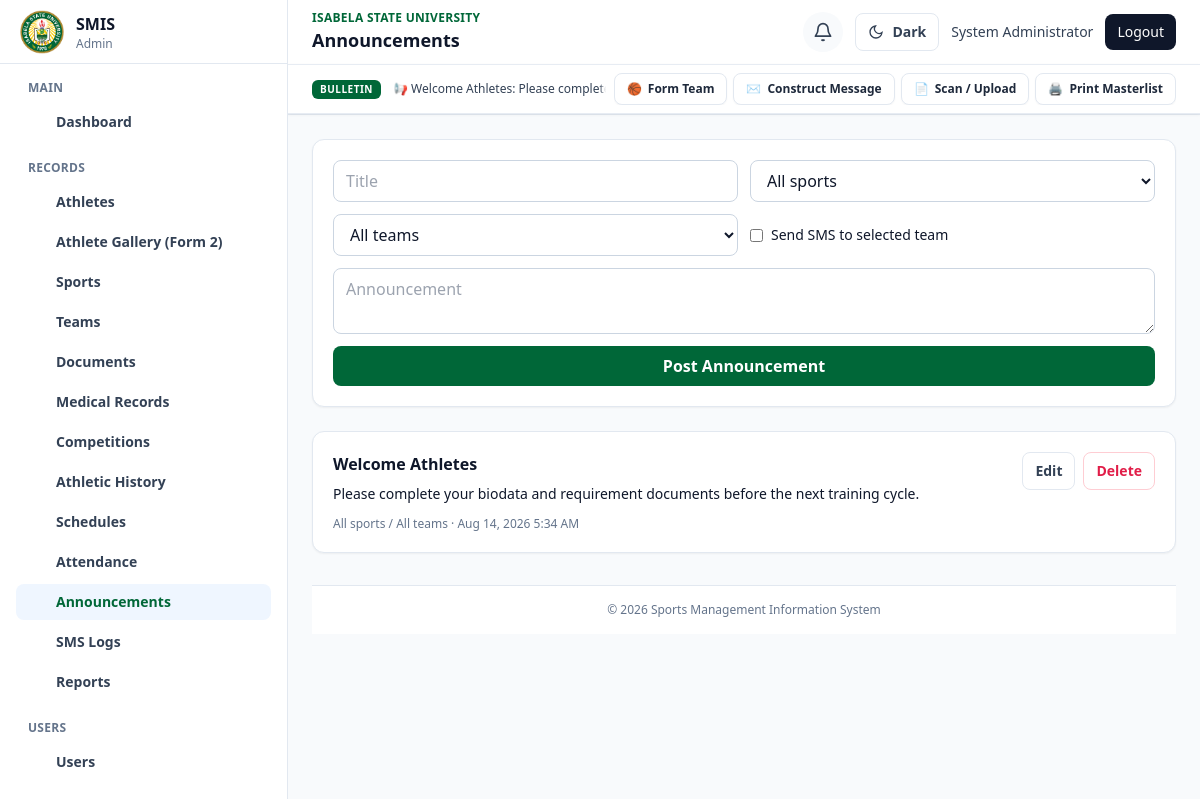
/index.php?page=announcements (signed in), run on the app's committed database.
### tables this page shows
CREATE TABLE announcements (
    id INT AUTO_INCREMENT PRIMARY KEY,
    title VARCHAR(180) NOT NULL,
    body TEXT NOT NULL,
    sport_id INT NULL,
    team_id INT NULL,
    created_by INT NULL,
    created_at TIMESTAMP DEFAULT CURRENT_TIMESTAMP,
    FOREIGN KEY (sport_id) REFERENCES sports(id) ON DELETE SET NULL,
    FOREIGN KEY (team_id) REFERENCES teams(id) ON DELETE SET NULL,
    FOREIGN KEY (created_by) REFERENCES users(id) ON DELETE SET NULL
);

CREATE TABLE users (
    id INT AUTO_INCREMENT PRIMARY KEY,
    name VARCHAR(120) NOT NULL,
    email VARCHAR(160) NOT NULL UNIQUE,
    phone_number VARCHAR(30) NULL,
    password VARCHAR(255) NOT NULL,
    role ENUM('admin','sports_coordinator','coach','athlete') NOT NULL DEFAULT 'athlete',
    status ENUM('active','inactive') NOT NULL DEFAULT 'active',
    created_at TIMESTAMP DEFAULT CURRENT_TIMESTAMP
);

### public/index.php (called while the page is built, shortened)
<?php
require_once __DIR__ . '/../app/helpers/auth.php';
$role = current_user()['role'];
$page = preg_replace('/[^a-z_]/', '', $_GET['page'] ?? 'dashboard');
require __DIR__ . '/../app/views/' . $routes[$role][$page];

### app/helpers/functions.php (called while the page is built, shortened)
<?php
function e(?string $value): string
{
    return htmlspecialchars((string)$value, ENT_QUOTES, 'UTF-8');
}
function format_datetime_12(?string $datetime): string
{
    $timestamp = strtotime($datetime);
    return $timestamp ? date('M j, Y g:i A', $timestamp) : $datetime;
}
function app_url(string $path = ''): string
{
    $root = project_root_url();
    return $root . '/' . ltrim($path, '/');
}
function project_url(string $path = ''): string
{
    $root = project_root_url();
    return $root . '/' . ltrim($path, '/');
}
function project_root_url(): string
{
    $script = str_replace('\\', '/', $_SERVER['SCRIPT_NAME'] ?? '');
    $root = preg_replace('#/(public|app)(/.*)?$#', '', $script);
    if ($root === $script) {
        $root = preg_replace('#/[^/]*\.php$#', '', $script);
    }
    return $root ?: '';
}
function school_name(): string
{
    return app_setting('school_name', 'School / Client Name');
}
function app_settings(): array
{
    static $settings = null;
    if ($settings !== null) {
        return $settings;
    }
    $defaults = [
        'app_name' => 'Sports Management Information System',
        'app_short_name' => 'SMIS',
        'app_version' => '1.9.0',
        'school_name' => 'School / Client Name',
        'theme_color' => '#2563eb',
        'icon_path' => '',
    ];
    $path = __DIR__ . '/../config/system_settings.json';
    $data = json_decode((string)file_get_contents($path), true);
    return $settings = array_merge($defaults, is_array($data) ? $data : []);
}
function app_setting(string $key, string $default = ''): string
{
    $settings = app_settings();
    return (string)($settings[$key] ?? $default);
}

### app/helpers/auth.php (called while the page is built, shortened)
<?php
require_once __DIR__ . '/functions.php';
function current_user(): ?array
{
    return $_SESSION['user'] ?? null;
}

### app/controllers/AnnouncementController.php (called while the page is built, shortened)
<?php
require_once __DIR__ . '/../helpers/auth.php';
class AnnouncementController
{
    public function all(array $f = []): array
    {
        $stmt = $this->pdo->query('SELECT an.*, s.name sport_name, t.name team_name, u.name created_by_name FROM announcements an LEFT JOIN sports s ON s.id=an.sport_id LEFT JOIN teams t ON t.id=an.team_id LEFT JOIN users u ON u.id=an.created_by ORDER BY an.created_at DESC');
        return $stmt->fetchAll();
    }
}

### app/views/admin/announcements.php (the view, shortened to what this page needs)
<?php
require_once __DIR__ . '/../../controllers/AnnouncementController.php';
require_once __DIR__ . '/../../controllers/SportController.php';
require_once __DIR__ . '/../../controllers/TeamController.php';
$pageTitle = 'Announcements';
$announcements = (new AnnouncementController($pdo))->all();
require __DIR__ . '/../../includes/header.php';
?>
<div class="min-h-screen lg:pl-72"><?php require __DIR__ . '/../../includes/sidebar.php'; require __DIR__ . '/../../includes/navbar.php'; ?><main class="p-4 lg:p-6">
<form class="mb-6 grid gap-3 rounded-xl border border-slate-200 bg-white p-5 shadow-sm md:grid-cols-2" method="post" action="<?= project_url('app/ajax/announcement_ajax.php') ?>" data-ajax-form><input class="form-input" name="title" placeholder="Title" required><select class="form-input" name="sport_id"><option value="">All sports</option><?php foreach ($sports as $s): ?><option value="<?= e($s['id']) ?>"><?= e($s['name']) ?></option><?php endforeach; ?></select><select class="form-input" name="team_id"><option value="">All teams</option><?php foreach ($teams as $t): ?><option value="<?= e($t['id']) ?>"><?= e($t['name']) ?></option><?php endforeach; ?></select><label class="flex items-center gap-2 text-sm"><input type="checkbox" name="send_sms"> Send SMS to selected team</label><textarea class="form-input md:col-span-2" name="body" placeholder="Announcement" required></textarea><button class="btn-primary md:col-span-2">Post Announcement</button></form>
<div class="space-y-4"><?php foreach ($announcements as $a): ?><article class="rounded-xl border border-slate-200 bg-white p-5 shadow-sm"><div class="flex items-start justify-between gap-3"><div class="min-w-0"><h3 class="font-bold"><?= e($a['title']) ?></h3><p class="mt-2 text-sm"><?= e($a['body']) ?></p><p class="mt-3 text-xs text-slate-500"><?= e($a['sport_name'] ?? 'All sports') ?> / <?= e($a['team_name'] ?? 'All teams') ?> · <?= e(format_datetime_12($a['created_at'] ?? '')) ?></p></div><div class="flex shrink-0 gap-2"><button class="rounded-lg border border-slate-300 px-3 py-2 text-sm font-bold text-slate-700 hover:bg-slate-50" type="button" data-modal-open="#announcement-edit-modal-<?= e((string)$a['id']) ?>">Edit</button><form method="post" action="<?= project_url('app/ajax/announcement_ajax.php') ?>" data-ajax-form data-confirm="Delete this announcement?"><input type="hidden" name="action" value="delete"><input type="hidden" name="id" value="<?= e((string)$a['id']) ?>"><button class="rounded-lg border border-rose-200 px-3 py-2 text-sm font-bold text-rose-600 hover:bg-rose-50" type="submit">Delete</button></form></div></div></article><?php endforeach; ?></div>
<?php require __DIR__ . '/../../includes/footer.php'; ?>

### app/includes/navbar.php (shortened to what this page needs)
<?php
$user = current_user();
$userRole = $user['role'] ?? '';
$rollBarItems = [];
try {
    $annStmt = $pdo->query("SELECT title, body FROM announcements ORDER BY id DESC LIMIT 5");
    $annList = $annStmt->fetchAll();
    foreach ($annList as $ann) {
        $rollBarItems[] = '📢 ' . e($ann['title']) . ': ' . e(mb_strimwidth($ann['body'], 0, 75, '...'));
    }
} catch (Exception $e) {}
?>
<header class="sticky top-0 z-20 border-b border-slate-200 bg-white/95 backdrop-blur dark:bg-slate-900/95 dark:border-slate-800">
    <div class="flex h-16 items-center justify-between px-4 lg:px-6">
        <div class="flex items-center gap-3">
            <div class="hidden md:block">
                <p class="text-xs font-semibold uppercase tracking-wide text-blue-600 dark:text-blue-400">
                    <?= e(school_name()) ?>
                </p>
                <h1 class="text-lg font-bold text-slate-950 dark:text-white">
                    <?= e($pageTitle ?? 'Dashboard') ?>
                </h1>
            </div>
        </div>
        <div class="flex items-center gap-2 sm:gap-3 text-sm">
            <?php if (in_array($userRole, ['admin', 'sports_coordinator'], true)): ?>
                <div class="relative">
                    <button class="notification-toggle relative inline-flex h-10 w-10 items-center justify-center rounded-full bg-slate-100 text-slate-700 hover:bg-slate-200 dark:bg-slate-800 dark:text-slate-300 dark:hover:bg-slate-700" type="button" title="Document notifications" data-notification-toggle>
                        <svg class="h-5 w-5" aria-hidden="true" viewBox="0 0 24 24" fill="none" stroke="currentColor" stroke-width="2">
                            <path d="M18 8a6 6 0 1 0-12 0c0 7-3 7-3 9h18c0-2-3-2-3-9"></path>
                            <path d="M13.73 21a2 2 0 0 1-3.46 0"></path>
                        </svg>
                    </button>
                </div>
            <?php endif; ?>
            <button class="theme-toggle inline-flex items-center gap-2 rounded-lg border border-slate-200 px-3 py-2 font-semibold text-slate-700 hover:bg-slate-50 dark:border-slate-700 dark:text-slate-300 dark:hover:bg-slate-800" type="button" data-theme-toggle onclick="toggleTheme(event)" aria-label="Toggle dark mode">
                <svg class="theme-icon-moon h-4 w-4" data-theme-moon aria-hidden="true" viewBox="0 0 24 24" fill="none" stroke="currentColor" stroke-width="2">
                    <path d="M21 12.8A9 9 0 1 1 11.2 3 7 7 0 0 0 21 12.8Z"></path>
                </svg>
                <span class="hidden sm:inline" data-theme-label>Dark</span>
            </button>
            <span class="hidden text-slate-600 sm:inline dark:text-slate-300"><?= e($user['name'] ?? 'Guest') ?></span>
            <a class="rounded-lg bg-slate-900 px-3 py-2 font-medium text-white hover:bg-slate-700 dark:bg-slate-800 dark:hover:bg-slate-700" href="<?= app_url('logout.php') ?>">Logout</a>
        </div>
    </div>
    <div class="no-print smis-no-scroll-banner border-t border-slate-200/80 px-4 py-2 lg:px-6 dark:border-slate-800">
        <div class="flex flex-col gap-2 md:flex-row md:items-center md:justify-between">
            <div class="flex min-w-0 flex-1 items-center gap-3">
                <span class="shrink-0 rounded-md bg-blue-600 px-2 py-0.5 text-[10px] font-black uppercase tracking-wider text-white shadow-xs">
                    Bulletin
                </span>
                <div class="smis-roll-bar min-w-0 flex-1 text-xs text-slate-600 dark:text-slate-300">
                    <div class="smis-marquee-track gap-8">
                        <?php foreach ($rollBarItems as $item): ?>
                            <span class="font-medium"><?= $item ?></span>
                        <?php endforeach; ?>
                    </div>
                </div>
            </div>
            <div class="flex shrink-0 items-center gap-1.5 overflow-x-auto pb-1 md:pb-0">
                <?php if (in_array($userRole, ['admin', 'sports_coordinator', 'coach'], true)): ?>
                    <a href="<?= e(app_url('index.php?page=teams&sport_select=basketball')) ?>" class="smis-cmd-btn" title="Create or View Basketball Teams">
                        <span>🏀</span>
                        <span>Form Team</span>
                    </a>
                    <button type="button" class="smis-cmd-btn" data-modal-open="#construct-message-modal" title="Draft SMS or Announcement">
                        <span>✉️</span>
                        <span>Construct Message</span>
                    </button>
                    <button type="button" class="smis-cmd-btn" data-modal-open="#scan-upload-modal" title="Scan PSA Birth Certificate or COG">
                        <span>📄</span>
                        <span>Scan / Upload</span>
                    </button>
                    <a href="<?= e(app_url('index.php?page=reports#athlete-report')) ?>" class="smis-cmd-btn" title="Print Masterlist">
                        <span>🖨️</span>
                        <span>Print Masterlist</span>
                    </a>
                <?php endif; ?>
            </div>
        </div>
    </div>
</header>

### data on the page
announcements: created_by.name "System Administrator", title "Welcome Athletes", body "Please complete your biodata and requirement documents before the next training cycle.", sport_name "All sports", team_name "All teams", created_at "Aug 14, 2026 5:34 AM"

### other printed values
app_setting('app_short_name', 'SMIS') "SMIS"
str_replace('_', ' ', $role) "Admin"
$groupLabel "MAIN"
$label "Dashboard"
$groupLabel "RECORDS"
$label "Athletes"
$label "Athlete Gallery (Form 2)"
$label "Sports"
$label "Teams"
$label "Documents"
$label "Medical Records"
$label "Competitions"
$label "Athletic History"
$label "Schedules"
$label "Attendance"
